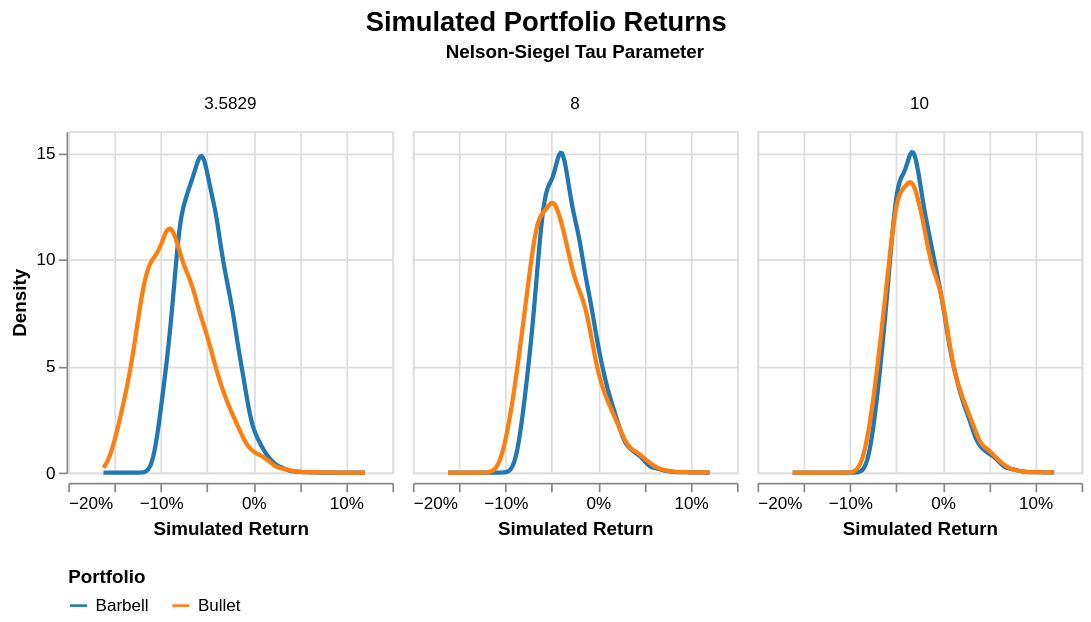

The notebook cell this image was saved under:
### Markdown cell above
### 4.2 Visualizing Returns: The Distribution of Outcomes 📊

Now that our data is stacked into a single, tidy format, it is time to actually see the results. The density plots below represent the continuous probability distribution of our 10,000 simulated returns for both the Barbell and the Bullet portfolios.

As you examine these charts, pay close attention to the width and shape of the curves. A taller, narrower curve means the simulated returns are tightly clustered together (lower variance), while a wider curve indicates higher risk and a wider range of possible outcomes.

Keep our "volatility spotlight" metaphor in mind. Watch how the orange Bullet distribution reacts in our base case ($\tau$ = 3.5829), and then look at what happens to the blue Barbell distribution as we slide $\tau$ all the way out to 10. The visual shift in these distributions is the pure, mechanical result of convexity and maturity placement interacting with shifting yield curve regimes.

### Code cell
density_lines = alt.Chart(df_final_long).transform_density(
    'Simulated_Return',
    as_=['Simulated_Return', 'density'],
    groupby=['Tau', 'Portfolio']
).mark_line(size=2.5).encode(  
    alt.X('Simulated_Return:Q',
          title='Simulated Return',
          axis=alt.Axis(format='%')),
    alt.Y('density:Q', title='Density'),

    # 1. THE FIX: Move the legend to the bottom (saves ~100px of width)
    alt.Color('Portfolio:N',
              scale=alt.Scale(domain=['Barbell', 'Bullet'],
                              range=['#1f77b4', '#ff7f0e']),
              legend=alt.Legend(title="Portfolio", orient='bottom')), 

    column=alt.Column('Tau:N', title='Nelson-Siegel Tau Parameter')
).properties(
    width=190, # Dropping just a hair to be safe
    height=200,
    title='Simulated Portfolio Returns'
).configure_title(
    fontSize=16,
    anchor='middle'
).configure_facet(
    # 2. THE FIX: Tighten the default empty space between the faceted charts
    spacing=10 
)

density_lines

### Figure 1 — Vega-Lite specification as saved in the notebook (floating-point values rounded to 4 significant figures; data arrays with more than 128 entries replaced by an {"elided": "..."} marker saying what was removed)
{"config": {"view": {"continuousWidth": 300, "continuousHeight": 300}, "facet": {"spacing": 10}, "title": {"anchor": "middle", "fontSize": 16}}, "data": {"name": "data-db0fe144ab23315c1a50dabc1dbe4177"}, "mark": {"type": "line", "size": 2.5}, "encoding": {"color": {"field": "Portfolio", "legend": {"orient": "bottom", "title": "Portfolio"}, "scale": {"domain": ["Barbell", "Bullet"], "range": ["#1f77b4", "#ff7f0e"]}, "type": "nominal"}, "column": {"field": "Tau", "title": "Nelson-Siegel Tau Parameter", "type": "nominal"}, "x": {"axis": {"format": "%"}, "field": "Simulated_Return", "title": "Simulated Return", "type": "quantitative"}, "y": {"field": "density", "title": "Density", "type": "quantitative"}}, "height": 200, "title": "Simulated Portfolio Returns", "transform": [{"density": "Simulated_Return", "groupby": ["Tau", "Portfolio"], "as": ["Simulated_Return", "density"]}], "width": 190, "$schema": "https://vega.github.io/schema/vega-lite/v6.4.1.json", "datasets": {"data-db0fe144ab23315c1a50dabc1dbe4177": {"elided": "60000 records"}}}
